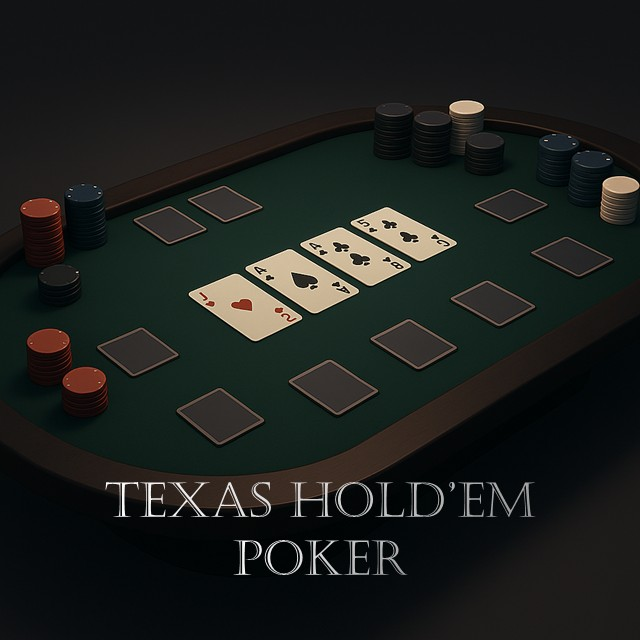
#> input picture Game_launcher/games/Poker/poker_game_thumbnail.jpg, 640 x 640 px
$ python -i koo_test.py   (imports and definitions only)
#> lines starting #> are read from the running program, lines starting #| are printed output that depends on the picture; after the words box and inside, x2 and y2 are one past the last pixel; in counts of white or black regions, pixels touching at a corner belong together
#> further down, picture is the input picture: shape (640, 640, 3); mean B, G, R 29.1, 31.6, 28.7
"""
카드 인식 테스트 모듈
Jetson Nano 웹캠으로 카메라는 켜져있되 프레임을 저장하지 않고 필요할 때만 최신 프레임을 가져와서 YOLO 모델을 사용하여 포커 카드를 인식합니다.
최적화된 버전: 좌표만 미리 추출하고 필요할 때만 카드 인식, 프레임 저장 없이 최신 프레임만 사용
"""

import cv2
import numpy as np
from ultralytics import YOLO
import time
import multiprocessing as mp
from functools import partial
import signal
import sys

# [15 lines left out: function process_card_worker, not called in this run]

class FrameCapture:
    def __init__(self, device_id=0, codec='MJPG'):
        self.device_id = device_id
        self.codec = codec  # 'MJPG' 또는 'YUYV'
        self.cap = None
        self._initialize_camera()

    def _initialize_camera(self):
        """카메라 초기화 - V4L2 백엔드 사용"""
        try:
            # V4L2 백엔드로 카메라 열기
            self.cap = cv2.VideoCapture(self.device_id, cv2.CAP_V4L2)

            if not self.cap.isOpened():
                # 문자열 경로로 시도
                device_path = f"/dev/video{self.device_id}"
                self.cap = cv2.VideoCapture(device_path, cv2.CAP_V4L2)

                if not self.cap.isOpened():
                    raise RuntimeError(f"웹캠 {self.device_id} 연결 실패")

            # 웹캠 설정 (해상도 및 코덱 설정)
            self.cap.set(cv2.CAP_PROP_FRAME_WIDTH, 3840)
            self.cap.set(cv2.CAP_PROP_FRAME_HEIGHT, 2160)
            self.cap.set(cv2.CAP_PROP_BUFFERSIZE, 1)  # 버퍼 크기 최소화

            # 코덱 설정
            if self.codec == 'MJPG':
                self.cap.set(cv2.CAP_PROP_FOURCC, cv2.VideoWriter_fourcc('M', 'J', 'P', 'G'))
            elif self.codec == 'YUYV':
                self.cap.set(cv2.CAP_PROP_FOURCC, cv2.VideoWriter_fourcc('Y', 'U', 'Y', 'V'))
            else:
                # 기본값으로 MJPG 사용
                self.cap.set(cv2.CAP_PROP_FOURCC, cv2.VideoWriter_fourcc('M', 'J', 'P', 'G'))

            # 설정 확인
            actual_width = self.cap.get(cv2.CAP_PROP_FRAME_WIDTH)
            actual_height = self.cap.get(cv2.CAP_PROP_FRAME_HEIGHT)

            print(f"카메라 {self.device_id} 연결 성공: {actual_width}x{actual_height}")

            # 카메라 초기화를 위한 짧은 대기
            time.sleep(0.5)  # 대기 시간 증가 (0.3초 → 0.5초)

            # 카메라가 실제로 프레임을 제공할 준비가 될 때까지 대기
            if not self._wait_for_camera_ready(max_attempts=15, delay=0.1):
                print("경고: 카메라 초기화 중 프레임 읽기 실패, 계속 진행")

            print("카메라 초기화 완료")

        except Exception as e:
            print(f"카메라 초기화 중 오류: {e}")
            if self.cap:
                self.cap.release()
                self.cap = None
            raise

    # [29 lines left out: function read, not called in this run]

    def _wait_for_camera_ready(self, max_attempts=10, delay=0.1):
        """카메라가 프레임을 제공할 준비가 될 때까지 대기"""
#> called with max_attempts = 15, delay = 0.1
        for attempt in range(max_attempts):
            try:
                # 프레임 읽기 시도 (실제로는 저장하지 않음)
                ret, frame = self.cap.read()
                if ret and frame is not None and frame.size > 0:
                    return True
                time.sleep(delay)
            except Exception as e:
                print(f"카메라 준비 확인 중 오류 (시도 {attempt + 1}): {e}")
                time.sleep(delay)

        print(f"카메라 준비 대기 시간 초과 ({max_attempts * delay}초)")
        return False

    # [41 lines left out: function diagnose_camera, not called in this run]

    def release(self):
        """카메라 해제 - 버퍼 정리 후 해제"""
        if self.cap and self.cap.isOpened():
            try:
                print(f"카메라 {self.device_id} 해제 중...")

                # 1단계: 남아있는 프레임 버퍼들을 모두 비우기
                print("  프레임 버퍼 정리 중...")
                buffer_count = 0
                max_buffer_clear = 20  # 최대 20개 프레임까지 버퍼에서 제거

                for i in range(max_buffer_clear):
                    try:
                        # grab()으로 프레임을 메모리에 저장하지 않고 버퍼만 비움
                        if self.cap.grab():
                            buffer_count += 1
                        else:
                            # 더 이상 읽을 프레임이 없으면 중단
                            break
                    except Exception as e:
                        print(f"    버퍼 정리 중 오류 (프레임 {i+1}): {e}")
                        break

                print(f"  {buffer_count}개 프레임 버퍼 정리 완료")

                # 2단계: 카메라 설정을 원래대로 복원
                try:
                    self.cap.set(cv2.CAP_PROP_SETTINGS, 0)
                    print("  카메라 설정 복원 완료")
                except Exception as e:
                    print(f"  카메라 설정 복원 실패: {e}")

                # 3단계: 카메라 해제
                self.cap.release()

                # 4단계: 카메라 객체를 None으로 설정
                self.cap = None

                print(f"카메라 {self.device_id} 연결 해제 완료")

            except Exception as e:
                print(f"카메라 해제 중 오류: {e}")
                # 오류 발생 시에도 강제로 None 설정
                self.cap = None
        else:
            print(f"카메라 {self.device_id}는 이미 해제되었습니다.")

    # [26 lines left out: function force_release, not called in this run]

    def is_ready(self):
        """카메라가 사용 가능한 상태인지 확인"""
        return self.cap is not None and self.cap.isOpened()

    def __del__(self):
        """소멸자에서도 카메라 해제 보장"""
        try:
            if hasattr(self, 'cap') and self.cap:
                print(f"FrameCapture 소멸자에서 카메라 {self.device_id} 해제")
                self.force_release()
        except Exception as e:
            print(f"소멸자에서 카메라 해제 중 오류: {e}")
            # 오류 발생 시에도 강제로 None 설정
            if hasattr(self, 'cap'):
                self.cap = None

class CardDetector:
    def __init__(self, num_players=5, device_id=0, codec='MJPG'):

        self.cap = FrameCapture(device_id, codec)

        self.model_path = "playingCards.pt"
        self.num_players = num_players
        self.update_card_positions()
        # 멀티프로세싱을 위한 프로세스 풀 생성
        self.pool = mp.Pool(processes=mp.cpu_count())
        # 카드 좌표 저장 변수
        self.card_coordinates = None
        self.last_coordinate_extraction = 0

    def update_card_positions(self):
            """플레이어 수에 따라 카드 위치 정보를 업데이트"""
            positions = {}
            current_index = 0

            if self.num_players == 2:
                for i in range(1, 3):
                    positions[f'player{i}'] = [current_index, current_index + 1]
                    current_index += 2

            if self.num_players == 3:
                for i in range(1, 4):
                    positions[f'player{i}'] = [current_index, current_index + 1]
                    current_index += 2

            # # 덱 ( 덱 카드 인식 안함 )
            # positions['deck'] = [current_index]
            # current_index += 1

            # 커뮤니티 카드
            positions['community'] = list(range(current_index, current_index + 5))
            current_index += 5

            # 플레이어 4, 5의 카드 (선택적)
            if self.num_players == 4:
                positions['player4'] = [current_index, current_index + 1]
                current_index += 2
            if self.num_players == 5:
                positions['player5'] = [current_index, current_index + 1]
                current_index += 2
                positions['player4'] = [current_index, current_index + 1]
                current_index += 2

            self.card_positions = positions
            self.total_cards = current_index

    # [52 lines left out: functions extract_card_coordinates, validate_coordinates, not called in this run]

    def should_re_extract_coordinates(self):
        """좌표를 다시 추출해야 하는지 판단"""
        return not self.validate_coordinates()

    # [145 lines left out: functions detect_specific_cards, detect_player_cards, detect_flop_cards, detect_turn_card, detect_river_card, detect_all_player_cards and 1 more, not called in this run]

    def detect_card_edges(self, image):
        MIN_CARD_AREA = 10000
        MIN_RATIO = 0.5
        MAX_RATIO = 1.0
        gray = cv2.cvtColor(image, cv2.COLOR_BGR2GRAY)
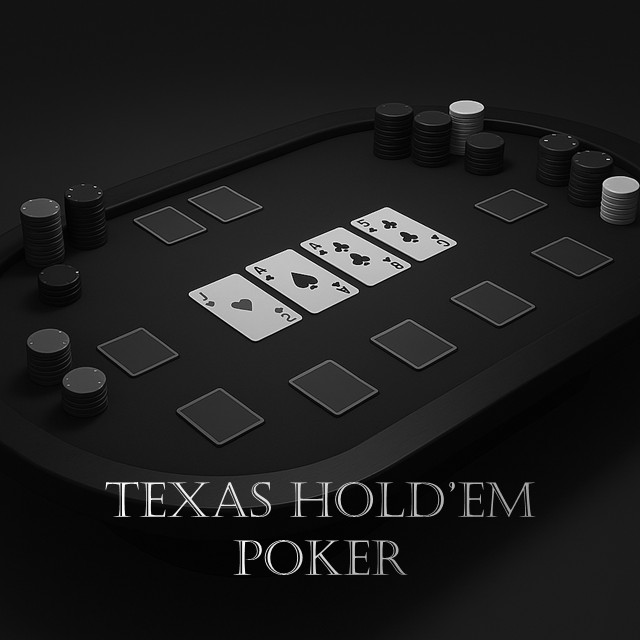
#> gray: shape (640, 640); min 0, max 255, mean 30.4
        _, thresh = cv2.threshold(gray, 110, 255, cv2.THRESH_BINARY)
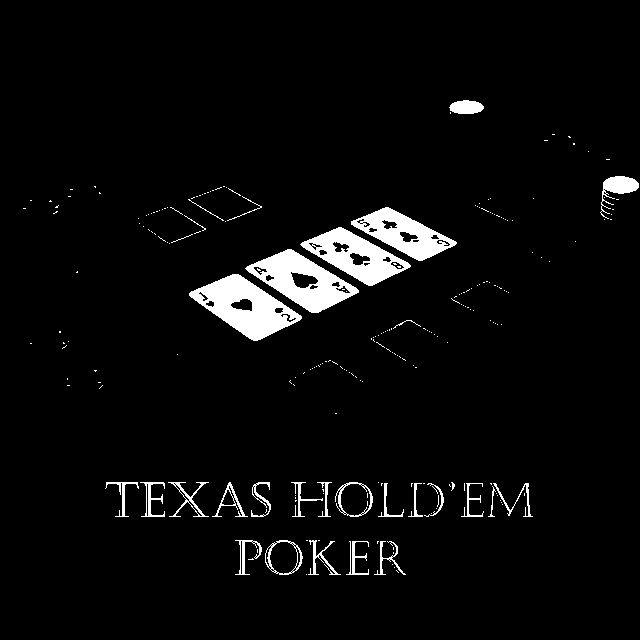
#> thresh: shape (640, 640); 4.3% white; 239 white regions (209 under 20 px)
        cv2.imwrite("./assets/test_image/grayimg.jpg", thresh)
        contours, _ = cv2.findContours(thresh, cv2.RETR_EXTERNAL, cv2.CHAIN_APPROX_SIMPLE)
#> contours = 232 contours, 208 with area under 20; largest, box (x1, y1, x2, y2) and area: (189, 274, 302, 341) 3800, (245, 249, 359, 313) 3537, (300, 227, 411, 286) 3058, (351, 207, 457, 261) 2634, (265, 540, 303, 575) 990
        if not contours:
            return []
        contours = sorted(contours, key=cv2.contourArea, reverse=True)
        card_contours = []
        for contour in contours:
            area = cv2.contourArea(contour)
            if area < MIN_CARD_AREA:
                continue
            epsilon = 0.04 * cv2.arcLength(contour, True)
            approx = cv2.approxPolyDP(contour, epsilon, True)
            if len(approx) == 4:
                rect = self.order_points(approx.reshape(4, 2))
                w = np.linalg.norm(rect[0] - rect[1])
                h = np.linalg.norm(rect[0] - rect[3])
                ratio = w / h if h > 0 else 0
                if MIN_RATIO < ratio < MAX_RATIO:
                    card_contours.append(approx)
#> this loop made 232 passes
#> area on passes 1 to 3: 3800, 3537, 3058.5
#> after the loop, card_contours = []
        return card_contours

    # [67 lines left out: functions order_points, four_point_transform, sort_contours_reading_order, not called in this run]

    def close(self):
        """리소스 정리 (간단한 버전)"""
        try:
            print("CardDetector 리소스 정리 중...")

            # 프로세스 풀 정리
            if hasattr(self, 'pool') and self.pool:
                print("프로세스 풀 정리 중...")
                try:
                    self.pool.terminate()
                    self.pool.join()
                except Exception as e:
                    print(f"프로세스 풀 정리 중 오류: {e}")
                finally:
                    self.pool = None

            # 카메라는 프로그램 종료 시 자동으로 해제되므로 간단히 처리
            if hasattr(self, 'cap') and self.cap:
                print("카메라 연결 해제 중...")
                try:
                    self.cap.release()
                except Exception as e:
                    print(f"카메라 해제 중 오류: {e}")
                finally:
                    self.cap = None

            print("리소스 정리 완료")

        except Exception as e:
            print(f"리소스 정리 중 오류: {e}")
        finally:
            # 강제로 None 설정
            self.pool = None
            self.cap = None

            # 가비지 컬렉션 강제 실행
            import gc
            gc.collect()

    def __del__(self):
        """소멸자에서도 리소스 정리 보장"""
        try:
            print("CardDetector 소멸자에서 리소스 정리")
            self.close()
        except Exception as e:
            print(f"소멸자에서 리소스 정리 중 오류: {e}")
            # 오류 발생 시에도 강제로 None 설정
            if hasattr(self, 'cap'):
                self.cap = None
            if hasattr(self, 'pool'):
                self.pool = None

# 전역 변수로 detector 저장 (시그널 핸들러에서 접근)
global_detector = None

# [27 lines left out: functions signal_handler, cleanup_resources, not called in this run]

# 프로그램 종료 시 자동으로 리소스 정리
import atexit
# [1 line not run here, left out]

# [136 lines left out: function main, not called in this run]

# [2 lines not run here, left out]

>>> import cv2
>>> picture = cv2.imread('poker_game_thumbnail.jpg')
>>> result = CardDetector().detect_card_edges(picture)
#> result = []
